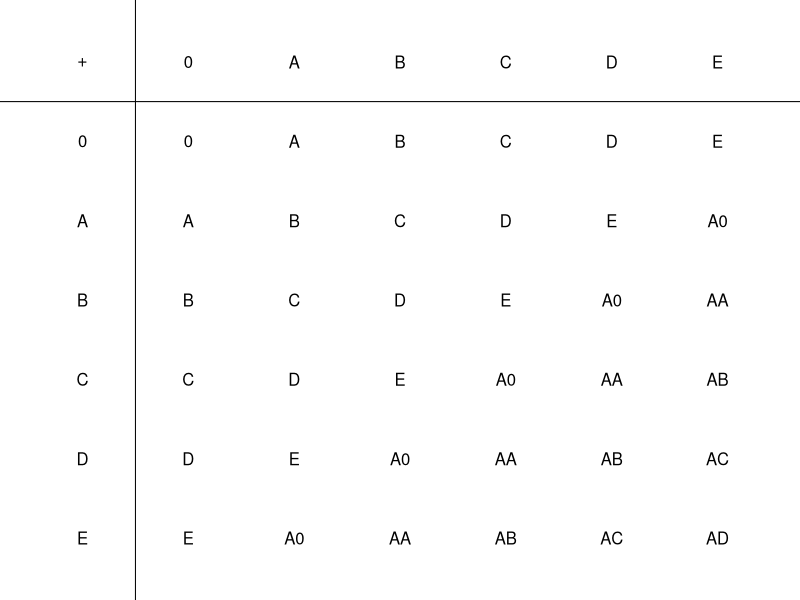
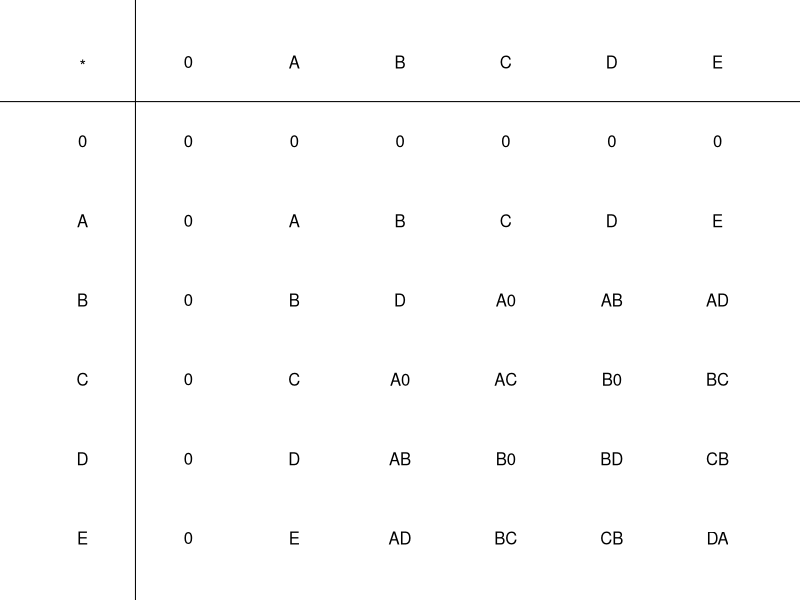

The R script that drew these images, in order:
## ---- chunk 1
options(scipen=99)
b = sample(c(4,5,6,7,8),1)
s = c("0",LETTERS[1:(b-1)])

adig = function(n,b=b){
    if(n>0){
        greatest_pow = floor(log(n)/log(b))
    } else {
        return(0)
    }
    tot = n
    digs = numeric()
    for(i in greatest_pow:0){
        dig = tot %/% (b^i)
        digs = c(digs,dig)
        tot = tot-dig*b^i
    }
    return(digs)
}

ns = sample(50:200,2)
n1 = ns[1]
n2 = ns[2]
ad1 = adig(n1,b)
ad2 = adig(n2,b)
ad3 = adig(n1*n2,b)

# while(T){
#     ns = sample(100:500,2)
#     n1 = ns[1]
#     n2 = ns[2]
#     ad1 = adig(n1,b)
#     ad2 = adig(n2,b)
#     maxlength = max(length(ad1),length(ad2))
#     ad3 = numeric()
#     for(i in 1:maxlength){
#         ad1i = 0
#         ad2i = 0
#         if(length(ad1)-i+1>0){
#             ad1i = ad1[length(ad1)-i+1]
#         }
#         if(length(ad2)-i+1>0){
#             ad2i = ad2[length(ad2)-i+1]
#         }
#         ad3 = c(ad3,ad1i+ad2i)
#     }
#     if(abs(diff(ns))>50 && sum(ad3>b)>0){
#         break
#     }
# }
# 
an1 = paste0(s[adig(n1,b)+1],collapse="")
an2 = paste0(s[adig(n2,b)+1],collapse="")
an3 = paste0(s[adig(n1*n2,b)+1],collapse="")

ss1 = s[adig(n1,b)+1]
ss2 = s[adig(n2,b)+1]
ss3 = s[adig(n1*n2,b)+1]


## ---- chunk 2
par(mar=c(0,0,0,0))
plot(0,0,"n",xlim=c(0,b+1),ylim=c(0,b+1),axes=F,ann=F)
abline(h=b)
abline(v=1)
text(0.5,b+0.5,"+")
for(i in 1:b){
    text(i+0.5,b+0.5,s[i])
    text(0.5,b-i+0.5,s[i])
}
for(i in 1:b){
    for(j in 1:b){
        text(i+0.5,b-j+0.5,paste0(s[adig(i+j-2,b)+1],collapse=""))
    }
}

## ---- chunk 3
par(mar=c(0,0,0,0))
plot(0,0,"n",xlim=c(0,b+1),ylim=c(0,b+1),axes=F,ann=F)
abline(h=b)
abline(v=1)
text(0.5,b+0.5,"*")
for(i in 1:b){
    text(i+0.5,b+0.5,s[i])
    text(0.5,b-i+0.5,s[i])
}
for(i in 1:b){
    for(j in 1:b){
        text(i+0.5,b-j+0.5,paste0(s[adig((i-1)*(j-1),b)+1],collapse=""))
    }
}
